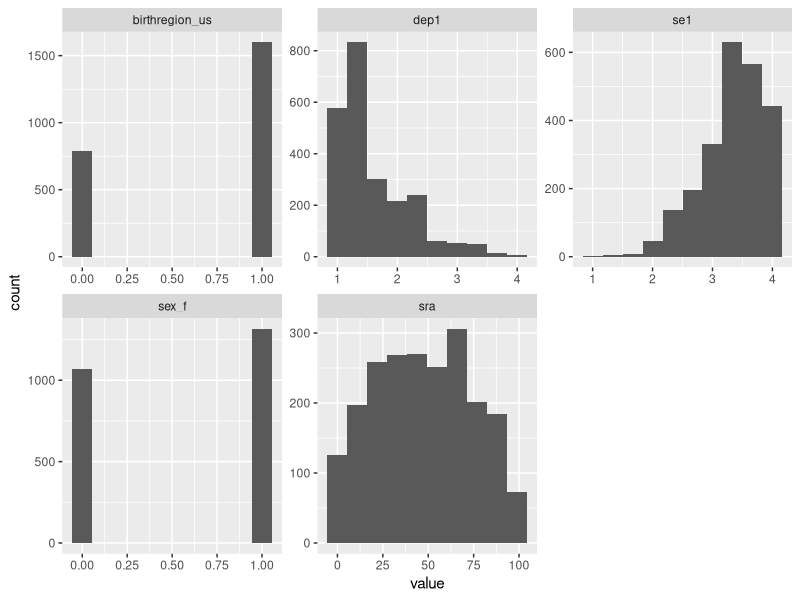
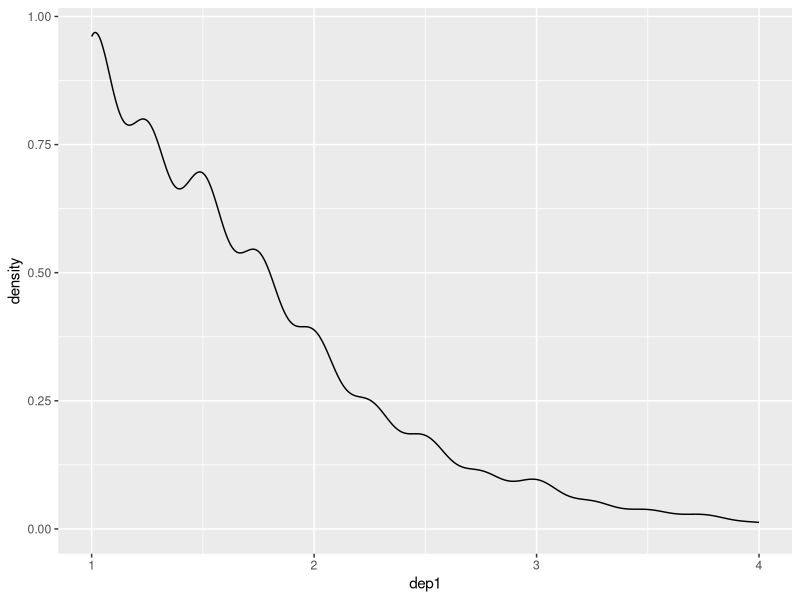
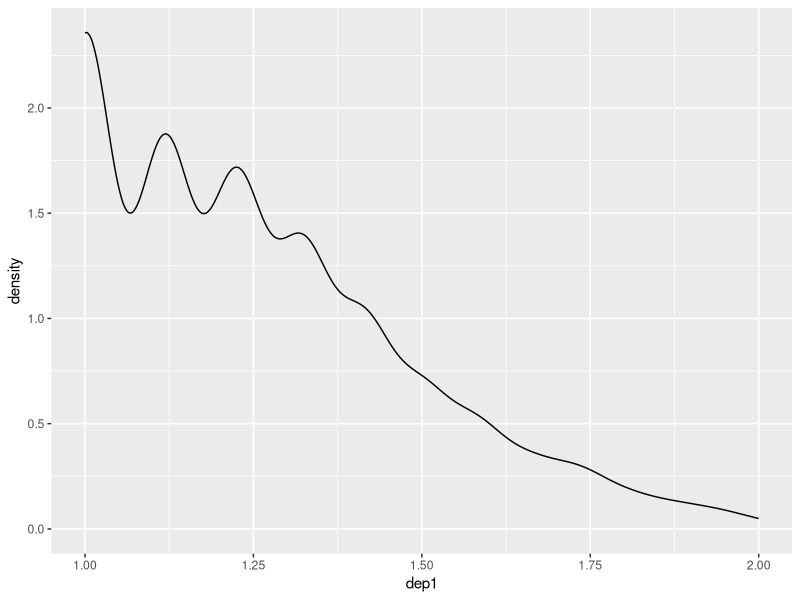
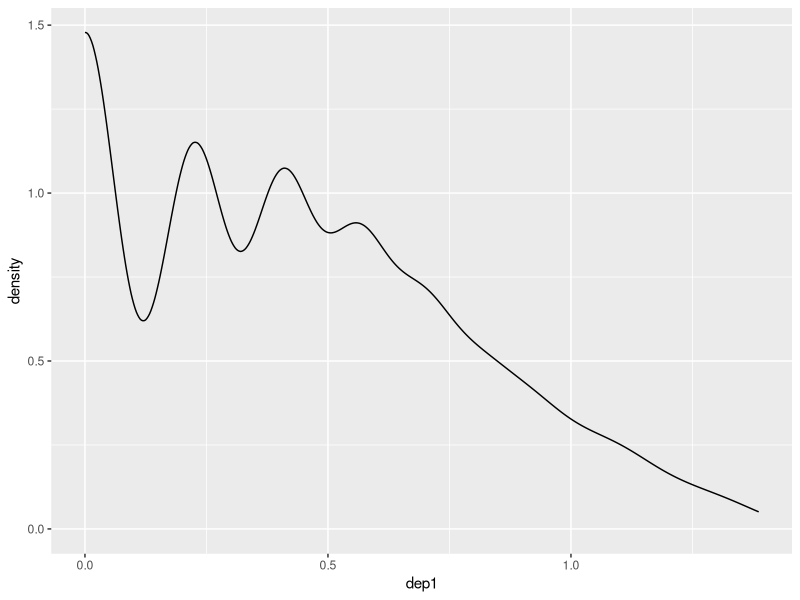
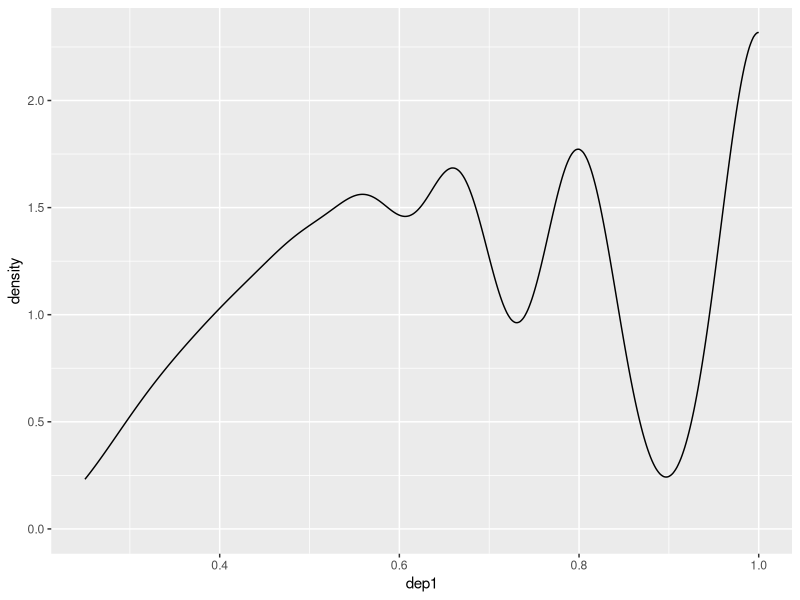
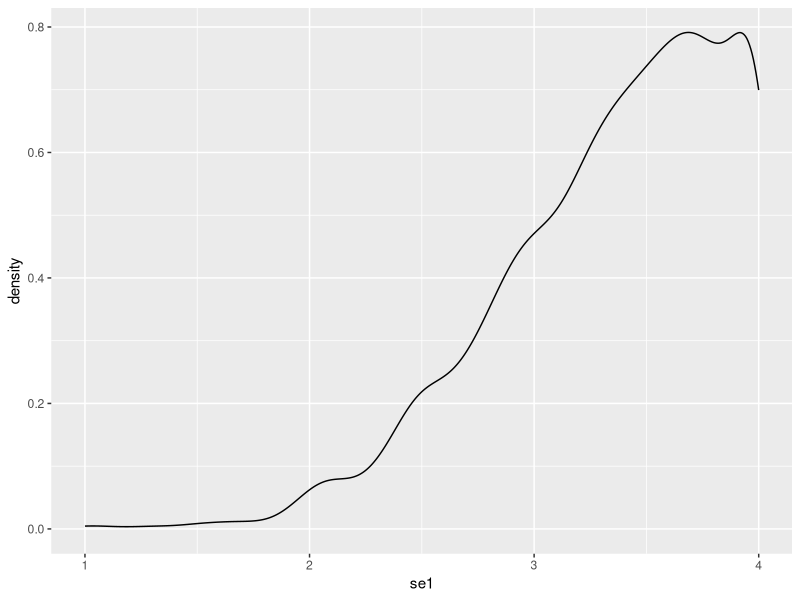
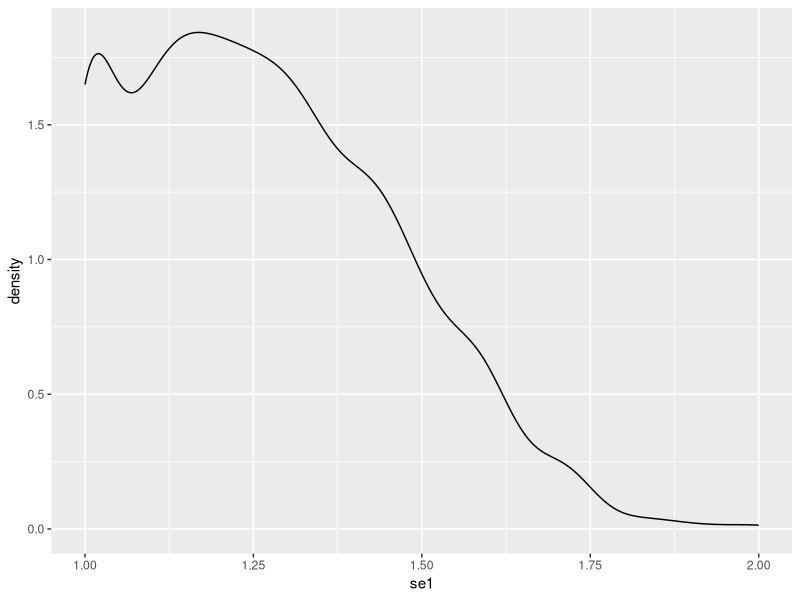
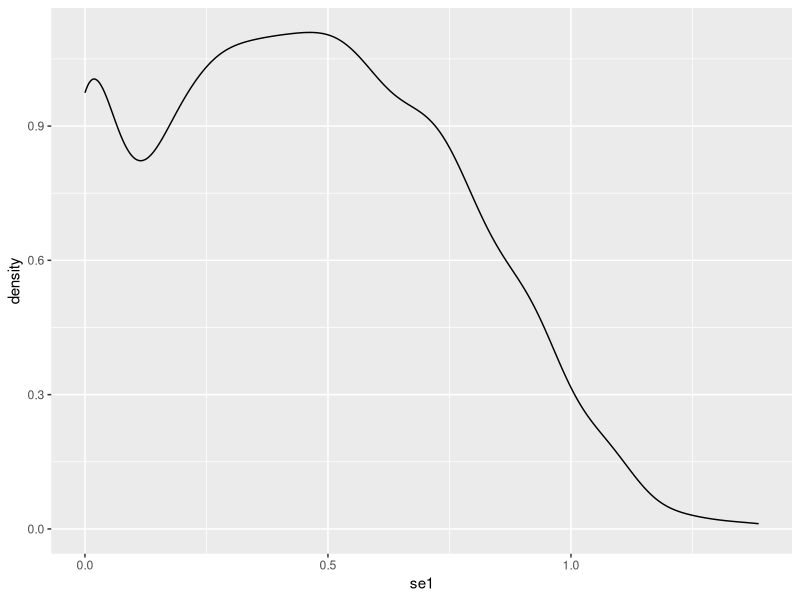

These charts were generated, in order, by the following R code:
###############################
# PSYC 5173 - SEM - Spring 22
# Lab 1 - Assumptions
# Authored by: Austin Eubanks 
# adeubank@uark.edu
##############################.


# Notes -------------------------------------------------------------------

# Everything we go over is just *A* way of doing things, not necessarily *the*
# way of doing it. In fact, as I will discuss in the video, some things we'll do
# are specifically things I wouldn't do in "real-world" analyses, but rather are
# for educational purposes (e.g., see extra steps below for matrices to excel).

# For instance, I am going to do my best to stick with just tidyverse, base R,
# and lavaan. The upside of this decision is you don't have to try to remember a
# bunch of different functions from a bunch of different libraries. The downside
# is some things we'll do have easier ways of doing it because there is a
# function that does the exact thing we want. 

####################.
# If you don't have tidyverse or lavaan installed, install them both by
# running the lines below, after deleting the "#" in front of them:

# install.packages("tidyverse")
# install.packages("lavaan")

# The library, psych, is also my go-to for general descriptives and
# scale/measure reliabilities (alphas), so you also need to

# install.packages("psych")

####################.

# Because we use tidyverse, most things we use are technically "tibbles" and not
# "data frames," but I more or less use the terms interchangeably. My video at
# tinyurl.com/tidyverse explains the technical differences between the two. 


#                                               Mac         Windows
# Section labels (collapsible headers):  	 Cmd+Shift+R   Ctrl+Shift+R 	

# Reflow comments:  	                     Cmd+Shift+/   Ctrl+Shift+/

# Insert pipe:  	                         Cmd+Shift+M   Ctrl+Shift+M

# Explaining projects / working directories 

# NOT writing things to my computer, thanks (comment out (#) anything that
# writes, e.g., write_csv, exporting plots)

# Libraries ---------------------------------------------------------------
library(tidyverse)

# For Tidyverse overview, see my video at tinyurl.com/tidyverse


# Problem 1 - read in,  structure,  descriptives --------------------------
# Read in the data, look at it's strucute, check descriptives.

df <- read_csv("lab_1_video.csv") # read in

df %>% glimpse # structure

df %>% psych::describe() # descriptives

# Note: for now, we're giving you simple 5 var data sets, but for bigger
# datasets, you may need to sometimes use e.g., select() to select down to
# whatever subset of variables you're interested in

# Problem 2 - Check missingness -------------------------------------------

# you can use the map() family of functions, which apply some function you enter
# as the input across a data frame***. map() returns a list, but map_dfc() returns
# a data frame that column-binds the lists

# Or, you can use mutate() in conjunction with across() to essentially do the
# same thing

df %>% 
  # map_dfc(is.na) %>% 
  
  # mutate(across(everything(), is.na)) %>% 
  # mutate(across(sex_f:sra, is.na)) %>% 
  # mutate(across(c(sex_f, birthregion_us, dep1, se1, sra), is.na)) %>% 
  
  colSums() # gets counts
  #colMeans() # get percents


df %>% 
  map_dfc(is.na) %>% 
  colMeans()

# *** Technically, map() applies the function across lists/vectors, which is why
# it returns lists unless you use e.., map_dfc(), but also technically, a data
# frame/tibble is just a bunch of lists in that each column is a list.

# Problem 3 - check distribution/outliers ---------------------------------

# check plots for all 5 vars (to look for outliers and show distributions)

df %>% 
  pivot_longer(cols = everything()) %>% 
  ggplot(aes(x = value))+
  geom_histogram(bins = 10)+
  #geom_density()+
  #geom_boxplot()+
  facet_wrap(~name, scales = "free")

# scales can be "free_x" "free_y" or "free" (meaning both x and y)


# Problem 4 - Transforming variables --------------------------------------

# --- Common heuristics transformations---

#                           Skew    
#                Positive               Negative
# moderate     square root      reflect then square root
#                sqrt(x)                sqrt(K - x)
#
# high        natural log       reflect then natural log
#                log(x)                 log(K - x)
#
# extreme       inverse            reflect then inverse
#                 1/x                   1/(K - x)


# "Reflect" basically means reverse score, which we do by subtracting each score
# from the (max possible score + 1), so K = max(x) + 1

# For square root, x must be >= 0
# For logs, x must be > 0
# For inverse, x != 0

df %>%
  select(se1, dep1) %>% 
  psych::describe()
#---------.

# dep1 == positive skew
df %>% 
  ggplot(aes(x = dep1))+
  geom_density()

df %>% 
  mutate(dep1 = sqrt(dep1)) %>% 
  ggplot(aes(x = dep1))+
  geom_density()

df %>% 
  mutate(dep1 = log(dep1)) %>% 
  ggplot(aes(x = dep1))+
  geom_density()

df %>% 
  mutate(dep1 = 1/(dep1)) %>% 
  ggplot(aes(x = dep1))+
  geom_density()

df %>% 
  mutate(sqrt = sqrt(dep1),
         log = log(dep1),
         inv = 1/dep1) %>% 
  select(sqrt:inv) %>% 
  psych::describe()


# se1 = negative skew
df %>% 
  ggplot(aes(x = se1))+
  geom_density()

df %>% 
  mutate(se1 = sqrt(5 - se1)) %>% 
  ggplot(aes(x = se1))+
  geom_density()

df %>% 
  mutate(se1 = log(5 - se1)) %>% 
  ggplot(aes(x = se1))+
  geom_density()

df %>% 
  mutate(se1 = 1/(5 - se1)) %>% 
  ggplot(aes(x = se1))+
  geom_density()

# -- OR --
# the inverse of natural logs is exponentiation ( exp() )
log(exp(5)) # see? It cancels each other out. 

df %>% 
  mutate(se1 = exp(se1)) %>% 
  ggplot(aes(x = se1))+
  geom_density()

df %>% 
  mutate(sqrt = sqrt(5 - se1),
         log = log(5 - se1),
         inv = 1/(5 - se1),
         exp = exp(se1)) %>% 
  select(sqrt:exp) %>% 
  psych::describe()


# it's bad form to overwrite existing data; instead, when you transform vars,
# create new variables with labels that indicate what transformation has
# happened, e.g.,

df <- df %>%  
  mutate(dep1_inv = 1/dep1, 
         se1_exp = exp(se1)) %>% 
  select(-dep1, -se1) 
                  # Normally I would leave both the transformed and
                  # untransformed vars in, but for educational purposes
                  # (i.e., just to make things easy for the HW), I want 
                  # to only keep 5 vars in the data set (instead of having
                  # to select down to just the 5 we want for everything)


# Problem 5 - BIvariate scatterplots --------------------------------------
# check bivariate scatterplots with loess lines for the all pairings.

df %>% 
  pairs(panel = panel.smooth) # panel = panel.smooth adds the loess lines


# Problem 6 - Variance-covariance matrix ----------------------------------
# Create the variance-covariance matrix and export it as a csv

df %>% 
  var(use = "pair") %>% 
  as_tibble(rownames = NA) %>% 
  rownames_to_column() %>% 
  write_csv("vcov.csv")


# Problem 7 - Correlation matrix ------------------------------------------
# Create a correlation matrix and export it as a csv
df %>% 
  cor(use = "pair") %>% 
  as_tibble(rownames = NA) %>% 
  rownames_to_column() %>% 
  write_csv("cor.csv")


# Problem 8 - The determinant ---------------------------------------------
# Calculate the determinant of the variance-covariance matrix

df %>% 
  var(use = "pair") %>% 
  det()

# Problem 9 - Dichotomizing vars ------------------------------------------

df %>% 
  mutate(sra_dich_high = ifelse(sra >= mean(sra, na.rm = T), 1, 0))

# Just FYI: If you neen more than 2 groups, ifelse() won't work becasue it only
# has 2 outcomes (TRUE/FALSE). For 3+ conditional statements, use case_when()

df %>% 
  mutate(sra_tri = case_when(sra <  mean(sra, na.rm = T) - sd(sra, na.rm = T) ~ "low",
                             sra >  mean(sra, na.rm = T) + sd(sra, na.rm = T) ~ "high",
                             TRUE ~ "mid")) %>%  # "TRUE" is the catchall meaning
  select(sra_tri) %>%                            # "everything else"
  table

